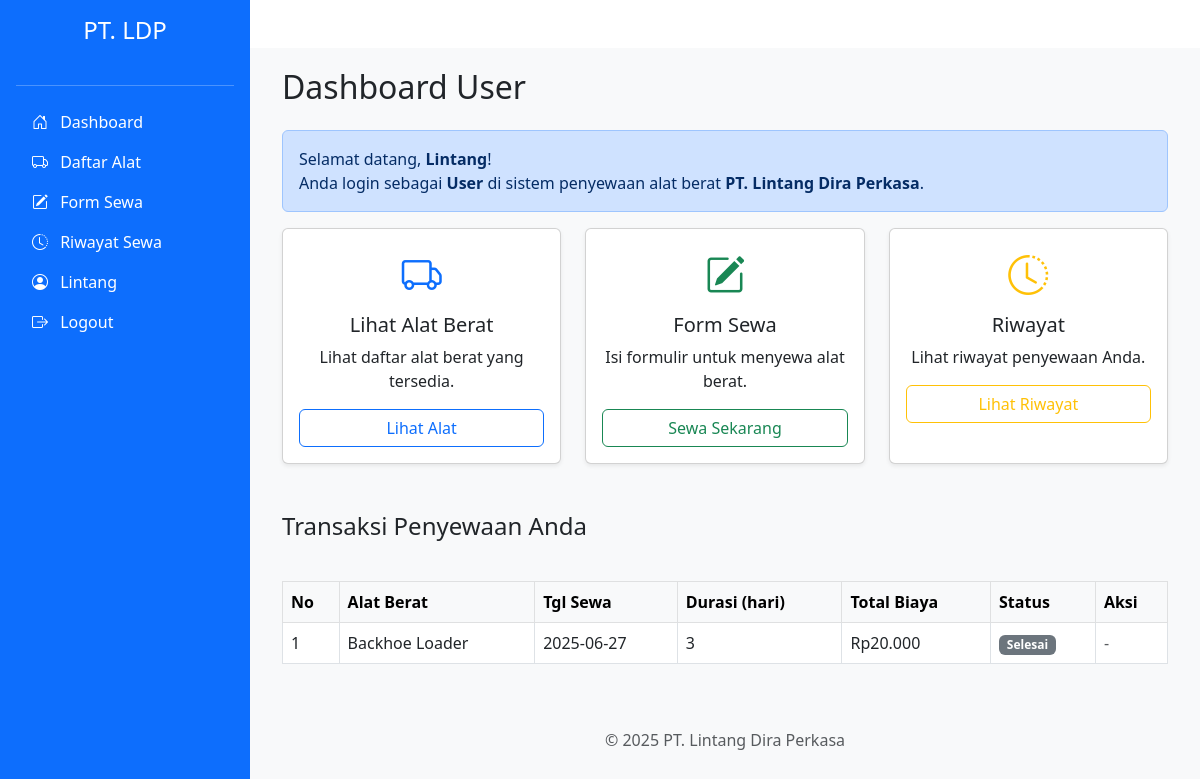
Screenshot of /dashboard_user.php (signed in) with the database file from the repository.
### tables this page shows
CREATE TABLE `transaksi` (
  `id` int NOT NULL,
  `id_user` int DEFAULT NULL,
  `id_alat` int DEFAULT NULL,
  `tanggal_sewa` date DEFAULT NULL,
  `durasi` int DEFAULT NULL,
  `total_biaya` int DEFAULT NULL,
  `status` enum('menunggu','disetujui','berjalan','selesai','ditolak') DEFAULT 'menunggu'
);

CREATE TABLE `alat_berat` (
  `id` int NOT NULL,
  `nama_alat` varchar(100) DEFAULT NULL,
  `jenis` varchar(50) DEFAULT NULL,
  `harga_per_hari` int DEFAULT NULL,
  `foto` varchar(255) DEFAULT NULL,
  `status` enum('tersedia','disewa') DEFAULT 'tersedia',
  `id_kategori` int DEFAULT NULL
);

### dashboard_user.php (the view, shortened to what this page needs)
<!DOCTYPE html>
<html lang="id">
<head>
    <link href="https://cdn.jsdelivr.net/npm/bootstrap@5.3.0/dist/css/bootstrap.min.css" rel="stylesheet">
    <link href="https://cdn.jsdelivr.net/npm/bootstrap-icons@1.10.5/font/bootstrap-icons.css" rel="stylesheet">
</head>
<body>
    <?php
    include "partials/sidebar.php"
    ?>
    <div class="content mt-5">
        <div class="container">
            <?php
            include "config/db.php";
            $id_user = $_SESSION['user_id'];
            $query = "SELECT t.*, a.nama_alat
          FROM transaksi t
          JOIN alat_berat a ON t.id_alat = a.id
          WHERE t.id_user = '$id_user'
          ORDER BY t.id DESC";
            $result = mysqli_query($conn, $query);
            ?>
            <h2 class="mb-4">Dashboard User</h2>
            <div class="alert alert-primary">
                Selamat datang, <strong><?php echo htmlspecialchars($_SESSION['nama']); ?></strong>!<br>
                Anda login sebagai <strong>User</strong> di sistem penyewaan alat berat <strong>PT. Lintang Dira Perkasa</strong>.
            </div>
            <div class="row g-4">
                <div class="col-md-4">
                    <div class="card shadow-sm h-100">
                        <div class="card-body text-center">
                            <i class="bi bi-truck fs-1 text-primary"></i>
                            <h5 class="card-title mt-2">Lihat Alat Berat</h5>
                            <p class="card-text">Lihat daftar alat berat yang tersedia.</p>
                            <a href="alat_berat.php" class="btn btn-outline-primary w-100">Lihat Alat</a>
                        </div>
                    </div>
                </div>
                <div class="col-md-4">
                    <div class="card shadow-sm h-100">
                        <div class="card-body text-center">
                            <i class="bi bi-pencil-square fs-1 text-success"></i>
                            <h5 class="card-title mt-2">Form Sewa</h5>
                            <p class="card-text">Isi formulir untuk menyewa alat berat.</p>
                            <a href="form_sewa.php" class="btn btn-outline-success w-100">Sewa Sekarang</a>
                        </div>
                    </div>
                </div>
                <div class="col-md-4">
                    <div class="card shadow-sm h-100">
                        <div class="card-body text-center">
                            <i class="bi bi-clock-history fs-1 text-warning"></i>
                            <h5 class="card-title mt-2">Riwayat</h5>
                            <p class="card-text">Lihat riwayat penyewaan Anda.</p>
                            <a href="riwayat_sewa.php" class="btn btn-outline-warning w-100">Lihat Riwayat</a>
                        </div>
                    </div>
                </div>
                <h4 class="mt-5 mb-3">Transaksi Penyewaan Anda</h4>
                <div class="table-responsive">
                    <table class="table table-bordered table-hover">
                        <thead class="table-light">
                            <tr>
                                <th>No</th>
                                <th>Alat Berat</th>
                                <th>Tgl Sewa</th>
                                <th>Durasi (hari)</th>
                                <th>Total Biaya</th>
                                <th>Status</th>
                                <th>Aksi</th>
                            </tr>
                        </thead>
                        <tbody>
                            <?php if (mysqli_num_rows($result) > 0): ?>
                                <?php $no = 1;
                                while ($row = mysqli_fetch_assoc($result)): ?>
                                    <tr>
                                        <td><?= $no++ ?></td>
                                        <td><?= htmlspecialchars($row['nama_alat']) ?></td>
                                        <td><?= htmlspecialchars($row['tanggal_sewa']) ?></td>
                                        <td><?= $row['durasi'] ?></td>
                                        <td>Rp<?= number_format($row['total_biaya'], 0, ',', '.') ?></td>
                                        <td>
                                            <?php
                                            $status = $row['status'];
                                            $badge = 'secondary';
                                            ?>
                                            <span class="badge bg-<?= $badge ?>"><?= ucfirst($status) ?></span>
                                        </td>
                                        <td>
                                            <?php if ($status == 'disetujui'): ?>
                                                <a href="bayar.php?id=<?= $row['id'] ?>" class="btn btn-sm btn-primary">Bayar</a>
                                            <?php else: ?>
                                                <span class="text-muted">-</span>
                                            <?php endif; ?>
                                        </td>
                                    </tr>
                                <?php endwhile; ?>
                            <?php else: ?>
                                <tr>
                                    <td colspan="7" class="text-center">Belum ada transaksi.</td>
                                </tr>
                            <?php endif; ?>
                        </tbody>
                    </table>
                </div>
            </div>
            <footer class="text-center mt-5 text-muted">
                &copy; <?php echo date('Y'); ?> PT. Lintang Dira Perkasa
            </footer>
        </div>
    </div>
</body>
</html>

### dashboard_user.php (style rules this page uses)
.content { margin-left: 250px; padding: 20px; background-color: #f8f9fa; min-height: 100vh; }

### rows the page displays
transaksi: id_alat.nama_alat "Backhoe Loader", tanggal_sewa "2025-06-27", durasi "3", total_biaya "20.000", status "Selesai"

### other values shown
$_SESSION['nama'] "Lintang"
